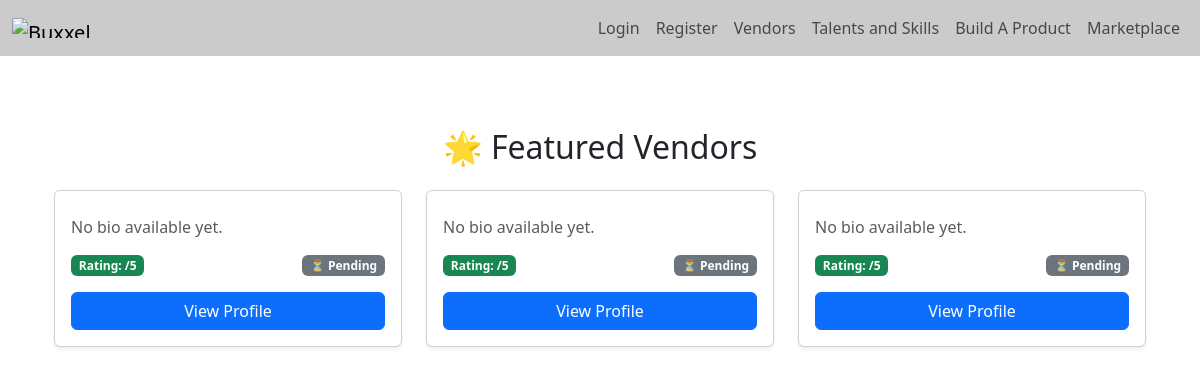
Page /vendors on the earlier database version.
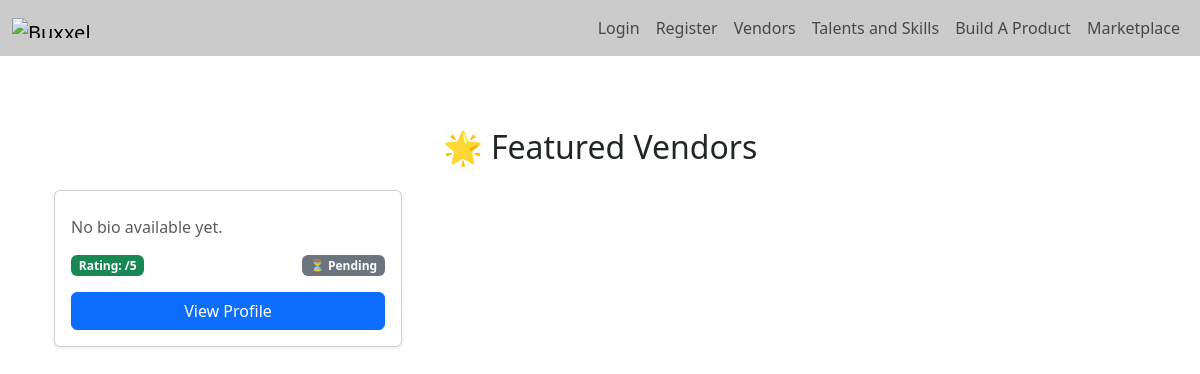
Same page on the later database version.
### models.py (models this page shows)
class Vendor(db.Model):
    id = db.Column(db.Integer, primary_key=True)
    username = db.Column(db.String(80), unique=True, nullable=False)
    password = db.Column(db.String(200), nullable=False)  # Hashed
    is_verified = db.Column(db.Boolean, default=False)
    location = db.Column(db.String(120))
    bio = db.Column(db.Text)
    avatar = db.Column(db.String(120))  # filename of avatar image
    is_available_for_commissions = db.Column(db.Boolean, default=True)
    is_featured = db.Column(db.Boolean, default=False)

### buxxel_app.py (the view)
@app.route('/vendors')
def vendors():
    vendors = vendors = Vendor.query.all()
    return render_template('vendors.html', vendors=vendors)

### templates/vendors.html (shortened to what this page needs)
{% extends 'base.html' %}
{% block content %}
<div class="container my-5">
  <h2 class="text-center mb-4">🌟 Featured Vendors</h2>
  <div class="row">
    {% for vendor in vendors %}
      <div class="col-md-4 mb-4">
        <div class="card shadow-sm h-100">
          <div class="card-body">
            <p class="card-text text-muted">{{ vendor.bio or "No bio available yet." }}</p>
            <div class="d-flex justify-content-between align-items-center mt-3">
              <span class="badge bg-success">Rating: {{ vendor.rating }}/5</span>
              {% if vendor.commission_status == 'verified' %}
                <span class="badge bg-info text-dark">✅ Verified</span>
              {% else %}
                <span class="badge bg-secondary">⏳ Pending</span>
              {% endif %}
            </div>
            <a href="{{ url_for('vendor_profile', vendor_id=vendor.id) }}" class="btn btn-primary w-100 mt-3">View Profile</a>
          </div>
        </div>
      </div>
    {% endfor %}
  </div>
</div>
{% endblock %}

Differences in the rows shown:
removed Vendor: bio "No bio available yet."
removed Vendor: bio "No bio available yet."
